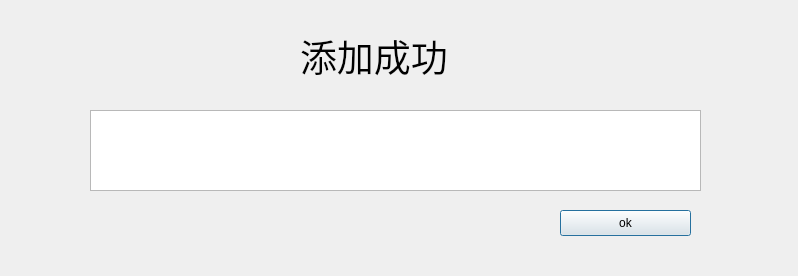
<?xml version="1.0" encoding="UTF-8"?>
<ui version="4.0">
 <class>success</class>
 <widget class="QDialog" name="success">
  <property name="geometry">
   <rect>
    <x>0</x>
    <y>0</y>
    <width>798</width>
    <height>276</height>
   </rect>
  </property>
  <property name="windowTitle">
   <string>Dialog</string>
  </property>
  <widget class="QPushButton" name="pushButton">
   <property name="geometry">
    <rect>
     <x>560</x>
     <y>210</y>
     <width>131</width>
     <height>26</height>
    </rect>
   </property>
   <property name="text">
    <string>ok</string>
   </property>
  </widget>
  <widget class="QLabel" name="as_lx">
   <property name="geometry">
    <rect>
     <x>30</x>
     <y>60</y>
     <width>63</width>
     <height>14</height>
    </rect>
   </property>
   <property name="text">
    <string/>
   </property>
  </widget>
  <widget class="QTableView" name="tableView">
   <property name="geometry">
    <rect>
     <x>90</x>
     <y>110</y>
     <width>611</width>
     <height>81</height>
    </rect>
   </property>
  </widget>
  <widget class="QLabel" name="label">
   <property name="geometry">
    <rect>
     <x>300</x>
     <y>10</y>
     <width>301</width>
     <height>91</height>
    </rect>
   </property>
   <property name="font">
    <font>
     <family>.PingFang SC0</family>
     <pointsize>28</pointsize>
    </font>
   </property>
   <property name="text">
    <string>添加成功</string>
   </property>
  </widget>
 </widget>
 <resources/>
 <connections/>
</ui>
